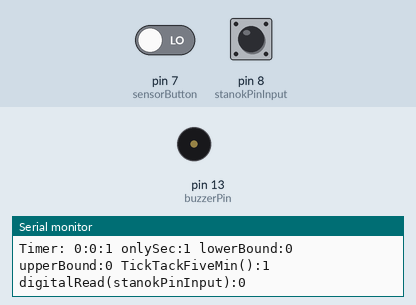
Bench run of a program on a simulated Arduino Uno, built with avr-gcc and run on an emulated ATmega328P. On the bench: buzzer (waves = sounding, pin HIGH), the last lines printed to the serial monitor. The inputs (shaded band) are chosen by the test bench; at power-on: pin 8 (stanokPinInput) LOW, pin 7 (sensorButton) LOW.

Above: at 1.2 s.
1.3 s: pin 8 (stanokPinInput) pulled HIGH for 3.2 s
At 4.9 s:
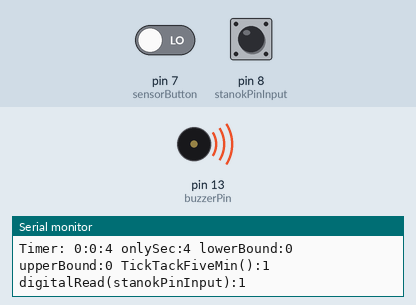
6.0 s: pin 7 (sensorButton) driven HIGH
7.5 s: pin 8 (stanokPinInput) pulled HIGH for 0.15 s
At 8.4 s:
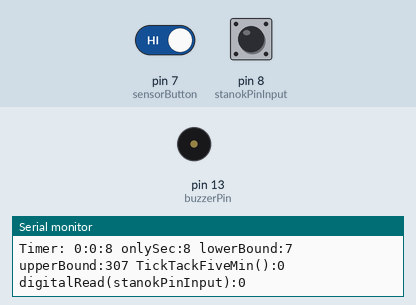
9.1 s: pin 8 (stanokPinInput) driven HIGH
12.1 s: pin 7 (sensorButton) driven LOW
Timing chart, 0 to 15.1 s (numbered marks = the images above; inputs shaded):
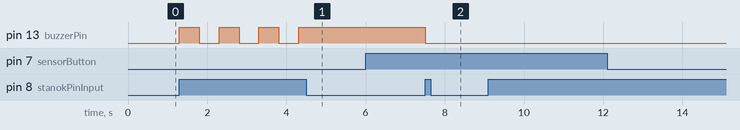

Measured:
- after the input at 1.3 s, pin 13 (buzzerPin): alternates HIGH for 0.50 s and LOW for 0.50 s, 7 changes in all, then stays HIGH, starting at once
- after the input at 7.5 s, pin 13 (buzzerPin): HIGH → LOW at once

The program:

main.cpp
```cpp
#include <Arduino.h>

const int stanokPinInput = 8; // Прописываем пин входа станка.

class Timer{ // Этот класс описывает тикающее время
  int8_t sec=0;
  int8_t min=0;
  int8_t hour=0;
  int onlySec=0; // Переменная для только секунд которые после 59 не обнуляются

  unsigned long timing=0; // Надо для отсчёта прохождения одной секунды
  bool impulsPrint=false; // Для печати после изменения времени а не постоянно

  // Отсчёт с текущего момента
  bool setTheTimeOnce = false;
  int lowerBound = 0; // С какого времени считать
  int upperBound = 0; // По какое время считать отсчёт 5мин. В секундах.
  // Отсчёт с текущего момента
public:
  void TicTac(){ // Метод. Занимается отсчётом секунд
    if (millis() - timing > 1000){
      sec++;
      onlySec++; // 5min = 300sec
      timing = millis(); impulsPrint=true;
 	}
    if(sec>59){
      sec = 0;
      min++;
    }
    if(min>59){
      min = 0;
      hour++;
    }

  }
  void StartTickFiveMinFromThisMoment(){ // Отсчитать время с текущего момента
    if(setTheTimeOnce == false){
          lowerBound=onlySec;
          upperBound=lowerBound+300;
       setTheTimeOnce = true;
    }
  }
  bool TickTackFiveMin(){
    if(onlySec > upperBound){
      return true;
    }
    else{
      return false;
    }
  }
  void ReloadStartTickFiveMinFromThisMoment(){
    Serial.println("I make reload");
    setTheTimeOnce = false;
  }
  void PrintTime(){
    if(impulsPrint == true){
      	Serial.print("Timer: ");

    	  Serial.print(hour);Serial.print(":");
    	  Serial.print(min); Serial.print(":");
    	  Serial.print(sec); Serial.print(" ");
        Serial.print("onlySec:"); Serial.print(onlySec); Serial.print(" ");

        Serial.print("lowerBound:"); Serial.print(lowerBound); Serial.print(" ");
        Serial.print("upperBound:"); Serial.print(upperBound); Serial.print(" ");

        Serial.print("TickTackFiveMin():"); Serial.print(TickTackFiveMin()); Serial.print(" ");
        Serial.print("digitalRead(stanokPinInput):"); Serial.print(digitalRead(stanokPinInput)); Serial.print(" ");

        Serial.println("");
      	impulsPrint=false;
    }
  }
};
Timer timer;

class Buzzer{
private:
  const int buzzerPin = 13;
  unsigned long timingBeepBeep=0;
  int stepPlay =0;
public:
  Buzzer(){
    pinMode(buzzerPin, OUTPUT);
  }
  void PlayMelody(){
      if ( (millis() - timingBeepBeep > 500) and stepPlay == 0){
          digitalWrite(buzzerPin,HIGH);
          stepPlay =1;
          timingBeepBeep = millis();
      }
      if ( (millis() - timingBeepBeep > 500) and stepPlay == 1){
          digitalWrite(buzzerPin,LOW);
          stepPlay =0;
          timingBeepBeep = millis();
      }
  }
  void StopMelody(){
    stepPlay =0;
    digitalWrite(buzzerPin,LOW);
  }
};
Buzzer buzzer;

class Button{
private:
    const int sensorButton = 7;
    bool buttonState = false;
    bool oldButtonState = false;


public:

    Button(){ // Конструктор. В конструкторе мы описали пин кнопки как Вход
      pinMode(sensorButton,INPUT);
    }
    void ButtonLogic(){
        if(digitalRead(sensorButton) == true){
          buttonState = true;
        }
    }
    bool GetButtonState(){
        if(buttonState == true){
          return true;
        }
        else{
          return false;
        }
    }
    void ResetButtonState(){
      buttonState = false;
    }
    void printButton(){
      if(oldButtonState != buttonState){
        Serial.print("buttonState:");Serial.println(buttonState);
        oldButtonState = buttonState;
      }
    }

};
 Button button;


void setup()
{
  Serial.begin(9600);
  pinMode(stanokPinInput,INPUT);
}

bool canStopPlay = false;
bool katana = false; // Когда контроллер, совершая проверку каждые 5 минут, обнаружил, что станок в работе, последующая проверка должна быть с минимальной задержкой.
void loop()
{
  timer.TicTac();
  timer.PrintTime();

  button.ButtonLogic();
  button.printButton();

// Cам наш алгоритм работы
  if(digitalRead(stanokPinInput)==HIGH and canStopPlay==false and katana == false){ //Если станок остановился
      buzzer.PlayMelody(); // Играет мелодия
  }
  if(digitalRead(stanokPinInput)==HIGH and button.GetButtonState() ==true and katana == false){  //Ecли нажата кнопка и станок остановлен
          canStopPlay=true;
          buzzer.StopMelody(); // Мелодия перестаёт играть

          timer.ReloadStartTickFiveMinFromThisMoment(); // Запуск на проверку ещё через 5мин после текущего момента
          timer.StartTickFiveMinFromThisMoment(); // То начать отсчёт 5 мин с текущего момента

      button.ResetButtonState();              // Програмно отпустить кнопку
      //Начать отсчёт с этого момента 300сек
  }
  // Если прошло 5 мин с нажатия на кнопку когда станок остановлен, и станок по прежнему остановлен то запищать
  if(digitalRead(stanokPinInput)==HIGH and timer.TickTackFiveMin() == true and katana == false){
      buzzer.PlayMelody();
  }
  // Если прошло 5 мин с нажатия на кнопку когда станок остановлен, и станок по прежнему остановлен то запищать


  // Если прошло 5 мин с нажатия на кнопку когда станок остановлен, а станок ЗАПУЩЕН и с ним ничего ненадо делать
    // То проверить ещё через 5 мин
    if(timer.TickTackFiveMin() == true and digitalRead(stanokPinInput)==LOW){
      katana=true;
    }
  // Если прошло 5 мин с нажатия на кнопку когда станок остановлен, а станок ЗАПУЩЕН и с ним ничего ненадо делать
  if(katana==true){
    if(digitalRead(stanokPinInput)==HIGH){
      buzzer.StopMelody();
      Serial.println("I am mute buzzer no waiting 5 minutes");
      katana = false;
    }
  }
  // Cам наш алгоритм работы
}
```
